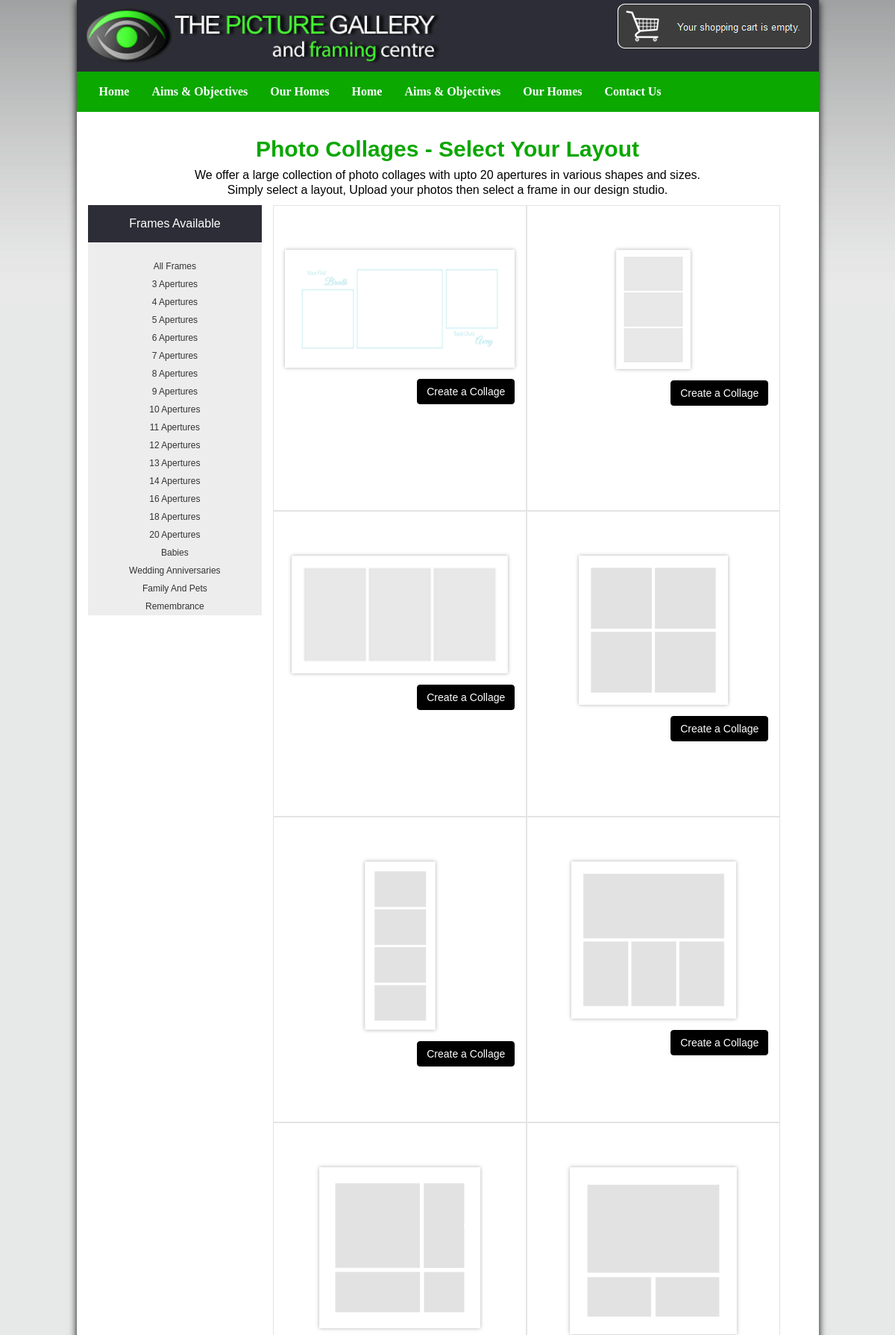
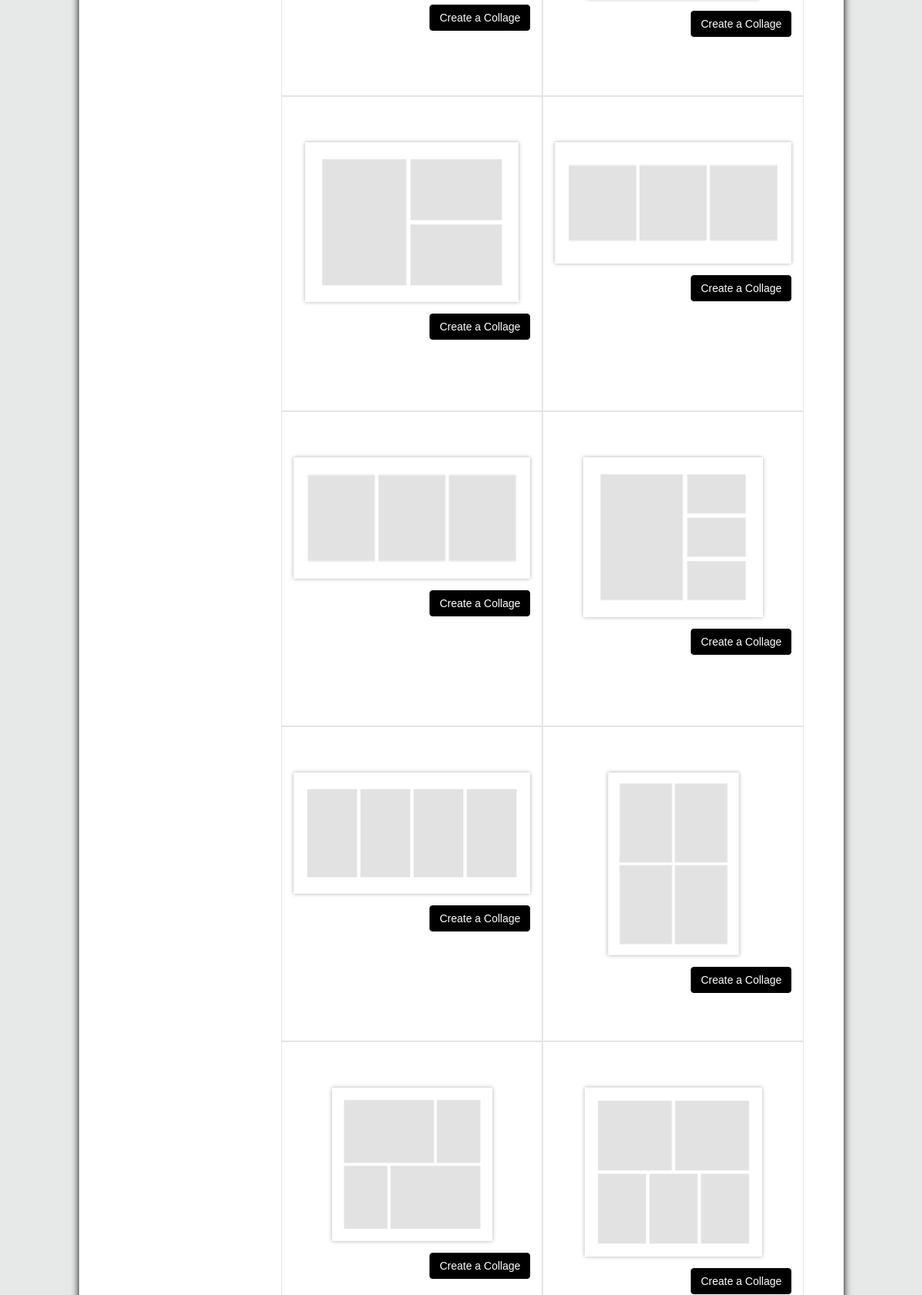
The page / (upper part) on the database its author committed (2 pictures, top to bottom).
### tables this page shows
CREATE TABLE IF NOT EXISTS `frames` (
  `frame_id` int(11) NOT NULL AUTO_INCREMENT,
  `frame_name` varchar(255) DEFAULT NULL,
  `frame_width` int(11) DEFAULT NULL,
  `frame_height` int(11) DEFAULT NULL,
  `frame_num_image` int(11) DEFAULT NULL,
  `frames_category_id` int(11) NOT NULL,
  PRIMARY KEY (`frame_id`)
);

### index.php (the view, shortened to what this page needs)
<?php
if (isset($_GET['i'])) {
    $frame = mysql_query("select * from frames where frames_category_id='" . $_GET['i'] . "'");
    $data = mysql_num_rows($frame);
} else {
    $frame = mysql_query("select * from frames");
    $data = mysql_num_rows($frame);
}
?>
<!DOCTYPE html PUBLIC>
<html>
    <head>
        <link href="css/bootstrap.css" rel="stylesheet" type="text/css"/>
        <link href="css/style.css" rel="stylesheet" type="text/css"/>
    </head>
    <body>
        <div class=" container continrbg">
            <div class="col-sm-12 padding ">
                <div class="col-xs-12 col-sm-12  headrbg ">
                    <div class="col-xs-12 col-sm-12 padding ">
                        <div class="col-xs-12 col-sm-6 padding "> <img src="images/logo.png"  class="img-responsive"/> </div>
                        <div class="col-xs-12 col-sm-6 padding "> <img src="images/cartimg.png"  class="img-responsive pull-right"/> </div>
                    </div>
                </div>
                <div class="col-xs-12 col-sm-12 navbar navbar-default menubg " role="navigation" style="margin-bottom:0;">
                    <div class="navbar-collapse collapse">
                        <ul class="nav navbar-nav">
                            <li><a href="#">Home</a></li>
                            <li><a href="#">Aims & Objectives </a></li>
                            <li><a href="#"> Our Homes </a></li>
                            <li><a href="#">Home</a></li>
                            <li><a href="#">Aims & Objectives </a></li>
                            <li><a href="#"> Our Homes </a></li>
                            <li><a href="#"> Contact Us</a></li>
                        </ul>
                    </div>
                </div>
            </div>
            <div class="col-xs-12 col-sm-12  ">
                <div class="contentinr col-md-12">
                    <label class="col-md-12" style="text-align: center;">Photo Collages - Select Your Layout</label>
                    <p class="col-md-12" style="text-align: center;">We offer a large collection of photo collages with upto 20 apertures in various shapes and sizes.<br />Simply select a layout, Upload your photos then select a frame in our design studio.</p>
                </div>
            </div>
            <div class="col-xs-12 col-sm-4  col-md-3" style="padding-right:0;">
                <div class="collage-layout-filter cf">
                    <h2 style="background-color: #2d2d37; color: #fff; margin-bottom: 20px;">Frames Available</h2>
                    <ul data-c-format="r">
                        <li data-filter-slots="3" <?php if (!isset($_GET['i'])) echo 'class="selected"'; ?>><a href="<?php echo $_SERVER['PHP_SELF']; ?>">All Frames</a></li>
                        <li <?php if (isset($_GET['i']) && ($_GET['i'] == 1)) echo 'class="selected"'; ?>><a href="<?php echo $_SERVER['PHP_SELF']; ?>?i=1">3 Apertures</a></li>
                        <li <?php if (isset($_GET['i']) && ($_GET['i'] == 2)) echo 'class="selected"'; ?>><a href="<?php echo $_SERVER['PHP_SELF']; ?>?i=2">4 Apertures</a></li>
                        <li <?php if (isset($_GET['i']) && ($_GET['i'] == 3)) echo 'class="selected"'; ?>><a href="<?php echo $_SERVER['PHP_SELF']; ?>?i=3">5 Apertures</a></li>
                        <li <?php if (isset($_GET['i']) && ($_GET['i'] == 4)) echo 'class="selected"'; ?>><a href="<?php echo $_SERVER['PHP_SELF']; ?>?i=4">6 Apertures</a></li>
                        <li <?php if (isset($_GET['i']) && ($_GET['i'] == 5)) echo 'class="selected"'; ?>><a href="<?php echo $_SERVER['PHP_SELF']; ?>?i=5">7 Apertures</a></li>
                        <li <?php if (isset($_GET['i']) && ($_GET['i'] == 6)) echo 'class="selected"'; ?>><a href="<?php echo $_SERVER['PHP_SELF']; ?>?i=6">8 Apertures</a></li>
                        <li <?php if (isset($_GET['i']) && ($_GET['i'] == 7)) echo 'class="selected"'; ?>><a href="<?php echo $_SERVER['PHP_SELF']; ?>?i=7">9 Apertures</a></li>
                        <li <?php if (isset($_GET['i']) && ($_GET['i'] == 8)) echo 'class="selected"'; ?>><a href="<?php echo $_SERVER['PHP_SELF']; ?>?i=8">10 Apertures</a></li>
                        <li <?php if (isset($_GET['i']) && ($_GET['i'] == 9)) echo 'class="selected"'; ?>><a href="<?php echo $_SERVER['PHP_SELF']; ?>?i=9">11 Apertures</a></li>
                        <li <?php if (isset($_GET['i']) && ($_GET['i'] == 10)) echo 'class="selected"'; ?>><a href="<?php echo $_SERVER['PHP_SELF']; ?>?i=10">12 Apertures</a></li>
                        <li <?php if (isset($_GET['i']) && ($_GET['i'] == 11)) echo 'class="selected"'; ?>><a href="<?php echo $_SERVER['PHP_SELF']; ?>?i=11">13 Apertures</a></li>
                        <li <?php if (isset($_GET['i']) && ($_GET['i'] == 12)) echo 'class="selected"'; ?>><a href="<?php echo $_SERVER['PHP_SELF']; ?>?i=12">14 Apertures</a></li>
                        <li <?php if (isset($_GET['i']) && ($_GET['i'] == 13)) echo 'class="selected"'; ?>><a href="<?php echo $_SERVER['PHP_SELF']; ?>?i=13">16 Apertures</a></li>
                        <li <?php if (isset($_GET['i']) && ($_GET['i'] == 14)) echo 'class="selected"'; ?>><a href="<?php echo $_SERVER['PHP_SELF']; ?>?i=14">18 Apertures</a></li>
                        <li <?php if (isset($_GET['i']) && ($_GET['i'] == 15)) echo 'class="selected"'; ?>><a href="<?php echo $_SERVER['PHP_SELF']; ?>?i=15">20 Apertures</a></li>
                        <li <?php if (isset($_GET['i']) && ($_GET['i'] == 16)) echo 'class="selected"'; ?>><a href="<?php echo $_SERVER['PHP_SELF']; ?>?i=16">Babies</a></li>
                        <li <?php if (isset($_GET['i']) && ($_GET['i'] == 17)) echo 'class="selected"'; ?>><a href="<?php echo $_SERVER['PHP_SELF']; ?>?i=17">Wedding Anniversaries</a></li>
                        <li <?php if (isset($_GET['i']) && ($_GET['i'] == 18)) echo 'class="selected"'; ?>><a href="<?php echo $_SERVER['PHP_SELF']; ?>?i=18">Family And Pets</a></li>
                        <li <?php if (isset($_GET['i']) && ($_GET['i'] == 19)) echo 'class="selected"'; ?>><a href="<?php echo $_SERVER['PHP_SELF']; ?>?i=19">Remembrance</a></li>
                    </ul>
                </div>
            </div>
            <div class="col-xs-12 col-sm-8 col-md-9 ">
                <div class="col-xs-12 col-sm-12  shopsecmain" style="border:0px;">
                    <div class="row">
                        <?php
                        if ($data > 0) {
                            while ($row = mysql_fetch_array($frame)) {
                                ?>
                                <div class="col-xs-12 col-sm-6 shopsec clgfrmbox" style="border: 1px solid #e4e4e4;">
                                    <div class="col-xs-12 col-sm-12 ">
                                        <label class="catgryimgtitle">&nbsp;</label>
                                    </div>
                                    <div class="col-xs-12 col-sm-12 form-group">
                                        <a href="frames_display/<?php echo $row['frame_id']; ?>.php?f_id=<?php echo $row['frame_id']; ?>"><img class="img_shadow img-responsive catgrysecimg clgfrmboximg" src="frames_images/<?php echo $row['frame_id']; ?>.png"></a>
                                    </div>
                                    <div class="col-xs-12 col-sm-12 form-group">
                                        <a class="btn btn-green btn-small pull-right" href="frames_display/<?php echo $row['frame_id']; ?>.php?f_id=<?php echo $row['frame_id']; ?>" data-original-title="" title="">Create a Collage</a>
                                    </div>
                                </div>
                                <?php } ?>
                            <?php } else { ?>
                            <label class="col-md-12" style="text-align: center;">Sorry - No Frame Found</label>
							<?php } ?>
                    </div>
                </div>
            </div>
        </div>
    </body>
</html>

### css/style.css (style rules this page uses)
body { margin:0px; padding:0px; font-family: arial; font-size:12px; color:#000; text-decoration:none; font-weight:normal; line-height:20px; background-color:#cdcdcd; background:#e7e9e9 url(../images/bodybg.png) repeat-x scroll left top; }
a { color:#333; text-decoration:none; }
.padding { padding:0; }
.continrbg { background:#fff; box-shadow: 0 2px 10px #000; padding:0; }
.headrbg { z-index:999; padding:0; background:#2d2d37; }
.menubg { background-color: hsl(116, 100%, 33%); border: 0 none; border-radius: 0; padding: 2px 0; }
.contentinr label { color: #0aa700; font-family: arial; font-size: 30px; font-weight: bold; padding-top:30px; line-height:40px }
.contentinr p { color: #000; font-family: arial; font-size: 16px; font-weight: normal; line-height:20px }
.shopsecmain { border: 1px solid hsl(0, 0%, 80%); }
.shopsec { border-right: 1px solid hsl(0, 0%, 80%); padding: 14px 0; }
.catgryimgtitle { color: hsl(116, 100%, 33%); display: block; font-size: 26px; font-weight: bold; line-height: 25px; margin-bottom:20px }
.navbar-default .navbar-nav > li > a { color: #fff; font-family: Corbel; font-size: 16px; font-weight: bold; height: 50px; }
.collage-layout-filter { background: hsl(0, 0%, 93%) none repeat scroll 0 0; }
.collage-layout-filter ul { list-style: outside none none; margin: 0 0 20px; padding: 0; }
.collage-layout-filter ul li { cursor: pointer; line-height: 24px; list-style: outside none none; margin: 0; padding: 0; text-align: center; }
.collage-layout-filter h2 { background: hsl(0, 0%, 89%) none repeat scroll 0 0; color: hsl(0, 0%, 34%); font-size: 16px; line-height: 50px; margin: 0; padding: 0; text-align: center; }
@media (min-width: 1200px) { .container { width:995px; } }
.img_shadow { box-shadow: 0px 0px 5px 0px rgba(0, 0, 0, 0.3); -webkit-box-shadow: 0px 0px 5px 0px rgba(0, 0, 0, 0.3); margin:auto; }
.btn { display: inline-block; padding: 6px 12px; margin-bottom: 0; font-size: 14px; font-weight: normal; line-height: 1.428571429; text-align: center; white-space: nowrap; vertical-align: middle; cursor: pointer; border: 1px solid transparent; border-radius: 4px; -webkit-user-select: none; -moz-user-select: none; -ms-user-select: none; -o-user-select: none; user-select: none; }
.btn-green { color: #fff !important; border: 1px solid #000 !important; background-color: #000; font-family: arial }
.clgfrmbox { //height: 283px !important; height: 410px !important; width: 340px; }
.clgfrmboximg { min-height: 158px; }
.navbar-default { background-image:inherit !important; }

### rows shown on the page
frames: shows a picture
frames: shows a picture
frames: shows a picture
frames: shows a picture
frames: shows a picture
frames: shows a picture
frames: shows a picture
frames: shows a picture
frames: shows a picture
frames: shows a picture
frames: shows a picture
frames: shows a picture
frames: shows a picture
frames: shows a picture
frames: shows a picture
frames: shows a picture
